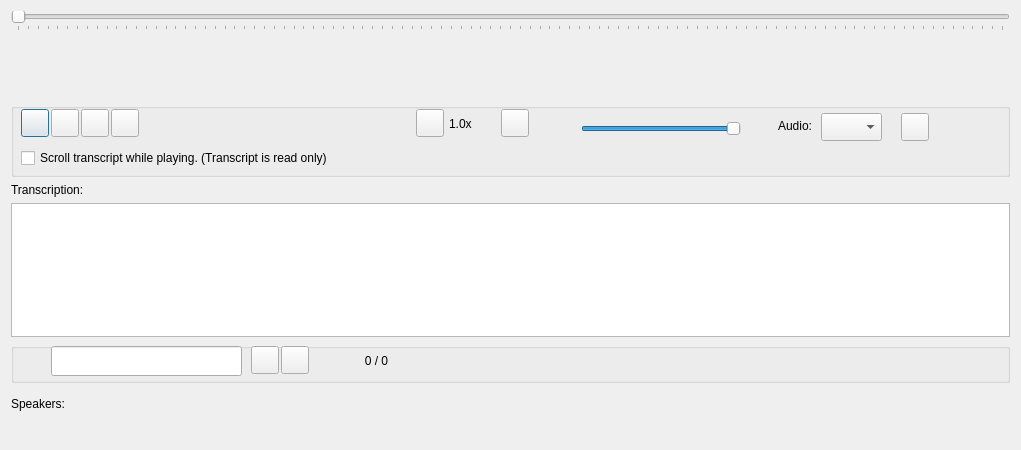
<?xml version="1.0" encoding="UTF-8"?>
<ui version="4.0">
 <class>Dialog_view_av</class>
 <widget class="QDialog" name="Dialog_view_av">
  <property name="geometry">
   <rect>
    <x>0</x>
    <y>0</y>
    <width>1021</width>
    <height>450</height>
   </rect>
  </property>
  <property name="maximumSize">
   <size>
    <width>1021</width>
    <height>16777215</height>
   </size>
  </property>
  <property name="windowTitle">
   <string>View Audio Video</string>
  </property>
  <layout class="QGridLayout" name="gridLayout">
   <item row="5" column="0">
    <widget class="QTextEdit" name="textEdit">
     <property name="minimumSize">
      <size>
       <width>0</width>
       <height>40</height>
      </size>
     </property>
     <property name="maximumSize">
      <size>
       <width>16777215</width>
       <height>167700</height>
      </size>
     </property>
     <property name="tabChangesFocus">
      <bool>true</bool>
     </property>
    </widget>
   </item>
   <item row="0" column="0">
    <widget class="QSlider" name="horizontalSlider">
     <property name="toolTip">
      <string>&lt;html&gt;&lt;head/&gt;&lt;body&gt;&lt;p&gt;Left click on the slider button and drag left or right to change audio/video position.&lt;/p&gt;&lt;/body&gt;&lt;/html&gt;</string>
     </property>
     <property name="minimum">
      <number>0</number>
     </property>
     <property name="maximum">
      <number>1000</number>
     </property>
     <property name="singleStep">
      <number>1</number>
     </property>
     <property name="value">
      <number>0</number>
     </property>
     <property name="orientation">
      <enum>Qt::Horizontal</enum>
     </property>
     <property name="tickPosition">
      <enum>QSlider::TicksBelow</enum>
     </property>
     <property name="tickInterval">
      <number>10</number>
     </property>
    </widget>
   </item>
   <item row="3" column="0">
    <widget class="QGroupBox" name="groupBox_2">
     <property name="minimumSize">
      <size>
       <width>0</width>
       <height>74</height>
      </size>
     </property>
     <property name="maximumSize">
      <size>
       <width>16777215</width>
       <height>74</height>
      </size>
     </property>
     <property name="title">
      <string/>
     </property>
     <widget class="QPushButton" name="pushButton_play">
      <property name="geometry">
       <rect>
        <x>10</x>
        <y>6</y>
        <width>28</width>
        <height>28</height>
       </rect>
      </property>
      <property name="toolTip">
       <string>&lt;html&gt;&lt;head/&gt;&lt;body&gt;&lt;p&gt;Play / Pause&lt;/p&gt;&lt;p&gt;Ctrl + S start/pause&lt;/p&gt;&lt;p&gt;Ctrl + P start/pause&lt;/p&gt;&lt;/body&gt;&lt;/html&gt;</string>
      </property>
      <property name="text">
       <string/>
      </property>
     </widget>
     <widget class="QSlider" name="horizontalSlider_vol">
      <property name="geometry">
       <rect>
        <x>570</x>
        <y>17</y>
        <width>160</width>
        <height>18</height>
       </rect>
      </property>
      <property name="maximum">
       <number>100</number>
      </property>
      <property name="value">
       <number>100</number>
      </property>
      <property name="orientation">
       <enum>Qt::Horizontal</enum>
      </property>
     </widget>
     <widget class="QLabel" name="label_volume">
      <property name="geometry">
       <rect>
        <x>539</x>
        <y>9</y>
        <width>24</width>
        <height>24</height>
       </rect>
      </property>
      <property name="toolTip">
       <string>&lt;html&gt;&lt;head/&gt;&lt;body&gt;&lt;p&gt;Volume&lt;/p&gt;&lt;/body&gt;&lt;/html&gt;</string>
      </property>
      <property name="text">
       <string/>
      </property>
      <property name="alignment">
       <set>Qt::AlignRight|Qt::AlignTrailing|Qt::AlignVCenter</set>
      </property>
     </widget>
     <widget class="QLabel" name="label_time">
      <property name="geometry">
       <rect>
        <x>180</x>
        <y>9</y>
        <width>211</width>
        <height>21</height>
       </rect>
      </property>
      <property name="text">
       <string/>
      </property>
     </widget>
     <widget class="QComboBox" name="comboBox_tracks">
      <property name="geometry">
       <rect>
        <x>810</x>
        <y>10</y>
        <width>61</width>
        <height>28</height>
       </rect>
      </property>
     </widget>
     <widget class="QLabel" name="label_audio">
      <property name="geometry">
       <rect>
        <x>740</x>
        <y>13</y>
        <width>61</width>
        <height>20</height>
       </rect>
      </property>
      <property name="text">
       <string>Audio:</string>
      </property>
      <property name="alignment">
       <set>Qt::AlignRight|Qt::AlignTrailing|Qt::AlignVCenter</set>
      </property>
     </widget>
     <widget class="QCheckBox" name="checkBox_scroll_transcript">
      <property name="geometry">
       <rect>
        <x>10</x>
        <y>44</y>
        <width>561</width>
        <height>22</height>
       </rect>
      </property>
      <property name="text">
       <string>Scroll transcript while playing. (Transcript is read only)</string>
      </property>
     </widget>
     <widget class="QLabel" name="label_rate">
      <property name="geometry">
       <rect>
        <x>438</x>
        <y>11</y>
        <width>51</width>
        <height>20</height>
       </rect>
      </property>
      <property name="toolTip">
       <string>&lt;html&gt;&lt;head/&gt;&lt;body&gt;&lt;p&gt;Ctrl + Shift + &amp;gt; increase play rate, maximum 2.0&lt;/p&gt;&lt;p&gt;Ctrl + Shift + &amp;lt; decrease play rate, minimum 0.1&lt;/p&gt;&lt;/body&gt;&lt;/html&gt;</string>
      </property>
      <property name="text">
       <string>1.0x</string>
      </property>
     </widget>
     <widget class="QLabel" name="label_time_3">
      <property name="geometry">
       <rect>
        <x>133</x>
        <y>8</y>
        <width>24</width>
        <height>24</height>
       </rect>
      </property>
      <property name="toolTip">
       <string>&lt;html&gt;&lt;head/&gt;&lt;body&gt;&lt;p&gt;Time&lt;/p&gt;&lt;/body&gt;&lt;/html&gt;</string>
      </property>
      <property name="text">
       <string/>
      </property>
     </widget>
     <widget class="QPushButton" name="pushButton_rate_down">
      <property name="geometry">
       <rect>
        <x>405</x>
        <y>6</y>
        <width>28</width>
        <height>28</height>
       </rect>
      </property>
      <property name="toolTip">
       <string>&lt;html&gt;&lt;head/&gt;&lt;body&gt;&lt;p&gt;Decrease play rate&lt;/p&gt;&lt;p&gt;Ctrl + Shift + &amp;lt; &lt;/p&gt;&lt;/body&gt;&lt;/html&gt;</string>
      </property>
      <property name="text">
       <string/>
      </property>
     </widget>
     <widget class="QPushButton" name="pushButton_rate_up">
      <property name="geometry">
       <rect>
        <x>490</x>
        <y>6</y>
        <width>28</width>
        <height>28</height>
       </rect>
      </property>
      <property name="toolTip">
       <string>&lt;html&gt;&lt;head/&gt;&lt;body&gt;&lt;p&gt;Increase play rate&lt;/p&gt;&lt;p&gt;Ctrl + Shift + &amp;gt; &lt;/p&gt;&lt;/body&gt;&lt;/html&gt;</string>
      </property>
      <property name="text">
       <string/>
      </property>
     </widget>
     <widget class="QPushButton" name="pushButton_rewind_5">
      <property name="geometry">
       <rect>
        <x>40</x>
        <y>6</y>
        <width>28</width>
        <height>28</height>
       </rect>
      </property>
      <property name="toolTip">
       <string>&lt;html&gt;&lt;head/&gt;&lt;body&gt;&lt;p&gt;Rewind 5 seconds&lt;/p&gt;&lt;p&gt;Ctrl + R&lt;/p&gt;&lt;/body&gt;&lt;/html&gt;</string>
      </property>
      <property name="text">
       <string/>
      </property>
     </widget>
     <widget class="QPushButton" name="pushButton_rewind_30">
      <property name="geometry">
       <rect>
        <x>70</x>
        <y>6</y>
        <width>28</width>
        <height>28</height>
       </rect>
      </property>
      <property name="toolTip">
       <string>&lt;html&gt;&lt;head/&gt;&lt;body&gt;&lt;p&gt;Rewind 30 seconds&lt;/p&gt;&lt;p&gt;Alt + Minus&lt;/p&gt;&lt;/body&gt;&lt;/html&gt;</string>
      </property>
      <property name="text">
       <string/>
      </property>
     </widget>
     <widget class="QPushButton" name="pushButton_forward_30">
      <property name="geometry">
       <rect>
        <x>100</x>
        <y>6</y>
        <width>28</width>
        <height>28</height>
       </rect>
      </property>
      <property name="toolTip">
       <string>&lt;html&gt;&lt;head/&gt;&lt;body&gt;&lt;p&gt;Forward 30 seconds&lt;/p&gt;&lt;p&gt;Alt + Plus&lt;/p&gt;&lt;/body&gt;&lt;/html&gt;</string>
      </property>
      <property name="text">
       <string/>
      </property>
     </widget>
     <widget class="QPushButton" name="pushButton_help">
      <property name="geometry">
       <rect>
        <x>890</x>
        <y>10</y>
        <width>28</width>
        <height>28</height>
       </rect>
      </property>
      <property name="toolTip">
       <string>Help</string>
      </property>
      <property name="text">
       <string/>
      </property>
     </widget>
    </widget>
   </item>
   <item row="4" column="0">
    <widget class="QLabel" name="label_transcription">
     <property name="toolTip">
      <string>green underline = Assigned to case.
red underline = Assigned to code or annotation</string>
     </property>
     <property name="text">
      <string>Transcription:</string>
     </property>
    </widget>
   </item>
   <item row="7" column="0">
    <widget class="QLabel" name="label_speakers">
     <property name="minimumSize">
      <size>
       <width>0</width>
       <height>30</height>
      </size>
     </property>
     <property name="maximumSize">
      <size>
       <width>16777215</width>
       <height>30</height>
      </size>
     </property>
     <property name="toolTip">
      <string>&lt;html&gt;&lt;head/&gt;&lt;body&gt;&lt;p&gt;Add a speaker name to shortcuts. In the text entry box press ctrl + n&lt;/p&gt;&lt;p&gt;Insert a speaker into transcription. In the text entry box press ctrl + 1 up to ctrl + 8 for the speakers name.&lt;/p&gt;&lt;/body&gt;&lt;/html&gt;</string>
     </property>
     <property name="text">
      <string>Speakers:</string>
     </property>
    </widget>
   </item>
   <item row="6" column="0">
    <widget class="QGroupBox" name="groupBox_search_text">
     <property name="minimumSize">
      <size>
       <width>0</width>
       <height>40</height>
      </size>
     </property>
     <property name="maximumSize">
      <size>
       <width>16777215</width>
       <height>40</height>
      </size>
     </property>
     <property name="title">
      <string/>
     </property>
     <widget class="QLineEdit" name="lineEdit_search">
      <property name="geometry">
       <rect>
        <x>40</x>
        <y>3</y>
        <width>191</width>
        <height>30</height>
       </rect>
      </property>
      <property name="toolTip">
       <string>&lt;html&gt;&lt;head/&gt;&lt;body&gt;&lt;p&gt;Search for text.&lt;/p&gt;&lt;/body&gt;&lt;/html&gt;</string>
      </property>
     </widget>
     <widget class="QPushButton" name="pushButton_next">
      <property name="geometry">
       <rect>
        <x>270</x>
        <y>3</y>
        <width>28</width>
        <height>28</height>
       </rect>
      </property>
      <property name="toolTip">
       <string>&lt;html&gt;&lt;head/&gt;&lt;body&gt;&lt;p&gt;Next&lt;/p&gt;&lt;/body&gt;&lt;/html&gt;</string>
      </property>
      <property name="text">
       <string/>
      </property>
     </widget>
     <widget class="QLabel" name="label_search_regex">
      <property name="geometry">
       <rect>
        <x>0</x>
        <y>6</y>
        <width>24</width>
        <height>24</height>
       </rect>
      </property>
      <property name="toolTip">
       <string>&lt;html&gt;&lt;head/&gt;&lt;body&gt;&lt;p&gt;Search uses Regex functions. &lt;/p&gt;&lt;p&gt;A dot ‘.’ is used as a wild card, e.g. ‘.ears’ will match ‘bears’ and ‘years’. &lt;/p&gt;&lt;p&gt;A ‘?’ after a character will match one or none times that character, e.g. ‘bears?’ will match ‘bear’ and ‘bears’ &lt;/p&gt;&lt;p&gt;&lt;span style=&quot; background-color:transparent;&quot;&gt;A ‘*’ after a character will match zero or more times. &lt;/span&gt;&lt;/p&gt;&lt;p&gt;&lt;span style=&quot; background-color:transparent;&quot;&gt;‘&lt;/span&gt;\. will match the dot symbol, ‘\?’ will match the question mark. ‘\n’ will match the line ending symbol. &lt;/p&gt;&lt;p&gt;Regex cheatsheet: &lt;a href=&quot;http://www.rexegg.com/regex-quickstart.html&quot;&gt;&lt;span style=&quot; text-decoration: underline; color:#000080;&quot;&gt;www.rexegg.com/regex-quickstart.html&lt;/span&gt;&lt;/a&gt;&lt;/p&gt;&lt;/body&gt;&lt;/html&gt;</string>
      </property>
      <property name="autoFillBackground">
       <bool>false</bool>
      </property>
      <property name="frameShape">
       <enum>QFrame::Box</enum>
      </property>
      <property name="lineWidth">
       <number>0</number>
      </property>
      <property name="text">
       <string/>
      </property>
      <property name="alignment">
       <set>Qt::AlignRight|Qt::AlignTrailing|Qt::AlignVCenter</set>
      </property>
      <property name="wordWrap">
       <bool>true</bool>
      </property>
     </widget>
     <widget class="QPushButton" name="pushButton_previous">
      <property name="geometry">
       <rect>
        <x>240</x>
        <y>3</y>
        <width>28</width>
        <height>28</height>
       </rect>
      </property>
      <property name="toolTip">
       <string>&lt;html&gt;&lt;head/&gt;&lt;body&gt;&lt;p&gt;Previous&lt;/p&gt;&lt;/body&gt;&lt;/html&gt;</string>
      </property>
      <property name="text">
       <string/>
      </property>
     </widget>
     <widget class="QLabel" name="label_search_totals">
      <property name="geometry">
       <rect>
        <x>310</x>
        <y>7</y>
        <width>111</width>
        <height>22</height>
       </rect>
      </property>
      <property name="text">
       <string>0 / 0</string>
      </property>
      <property name="alignment">
       <set>Qt::AlignCenter</set>
      </property>
     </widget>
    </widget>
   </item>
   <item row="8" column="0">
    <widget class="QLabel" name="label_note">
     <property name="text">
      <string/>
     </property>
    </widget>
   </item>
   <item row="1" column="0">
    <widget class="QLabel" name="label_waveform">
     <property name="minimumSize">
      <size>
       <width>0</width>
       <height>60</height>
      </size>
     </property>
     <property name="maximumSize">
      <size>
       <width>16777215</width>
       <height>60</height>
      </size>
     </property>
     <property name="text">
      <string/>
     </property>
    </widget>
   </item>
  </layout>
 </widget>
 <tabstops>
  <tabstop>horizontalSlider</tabstop>
  <tabstop>pushButton_play</tabstop>
  <tabstop>pushButton_rewind_5</tabstop>
  <tabstop>pushButton_rewind_30</tabstop>
  <tabstop>pushButton_forward_30</tabstop>
  <tabstop>pushButton_rate_down</tabstop>
  <tabstop>pushButton_rate_up</tabstop>
  <tabstop>horizontalSlider_vol</tabstop>
  <tabstop>comboBox_tracks</tabstop>
  <tabstop>pushButton_help</tabstop>
  <tabstop>checkBox_scroll_transcript</tabstop>
  <tabstop>textEdit</tabstop>
  <tabstop>lineEdit_search</tabstop>
  <tabstop>pushButton_previous</tabstop>
  <tabstop>pushButton_next</tabstop>
 </tabstops>
 <resources/>
 <connections/>
</ui>
